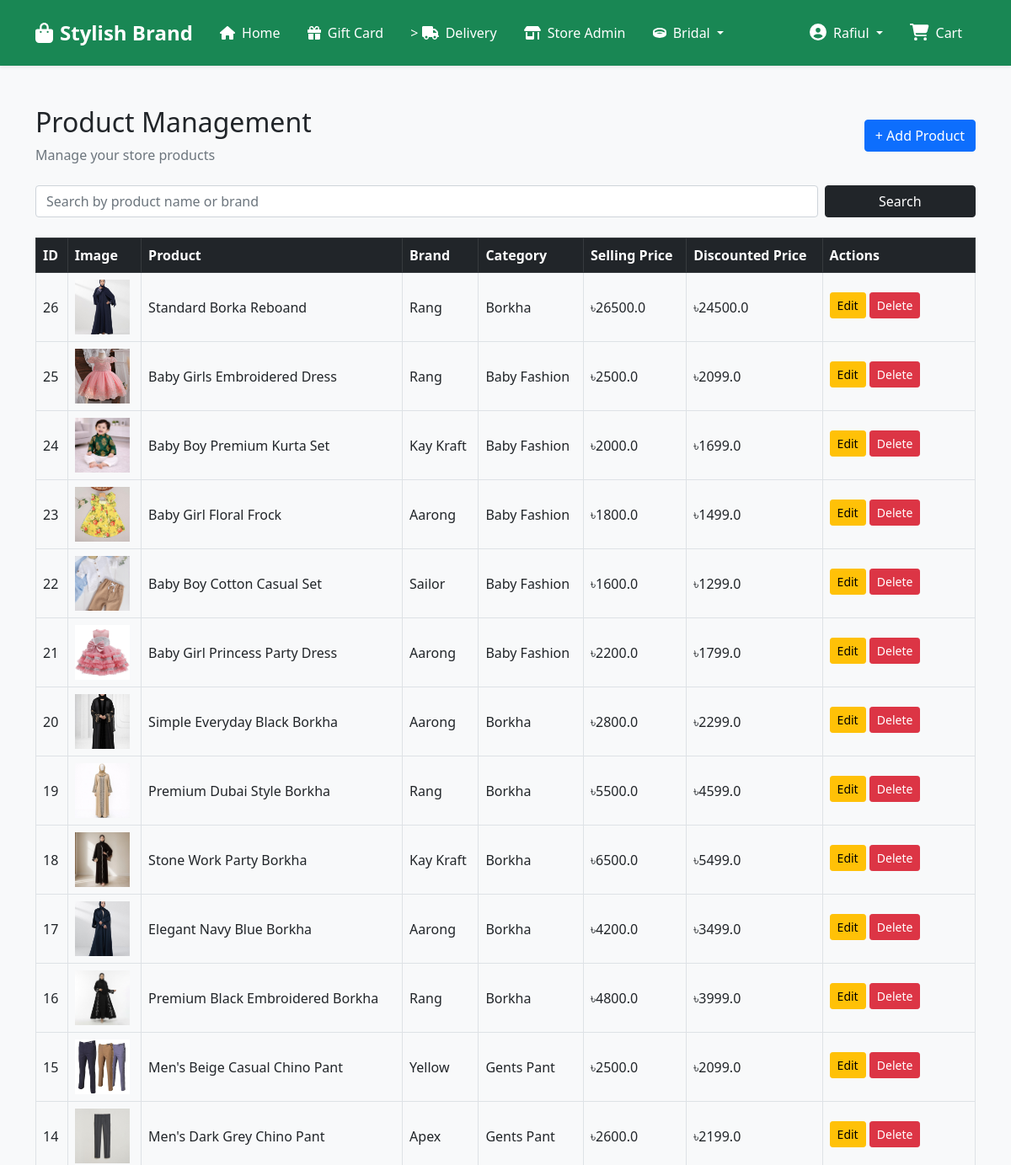
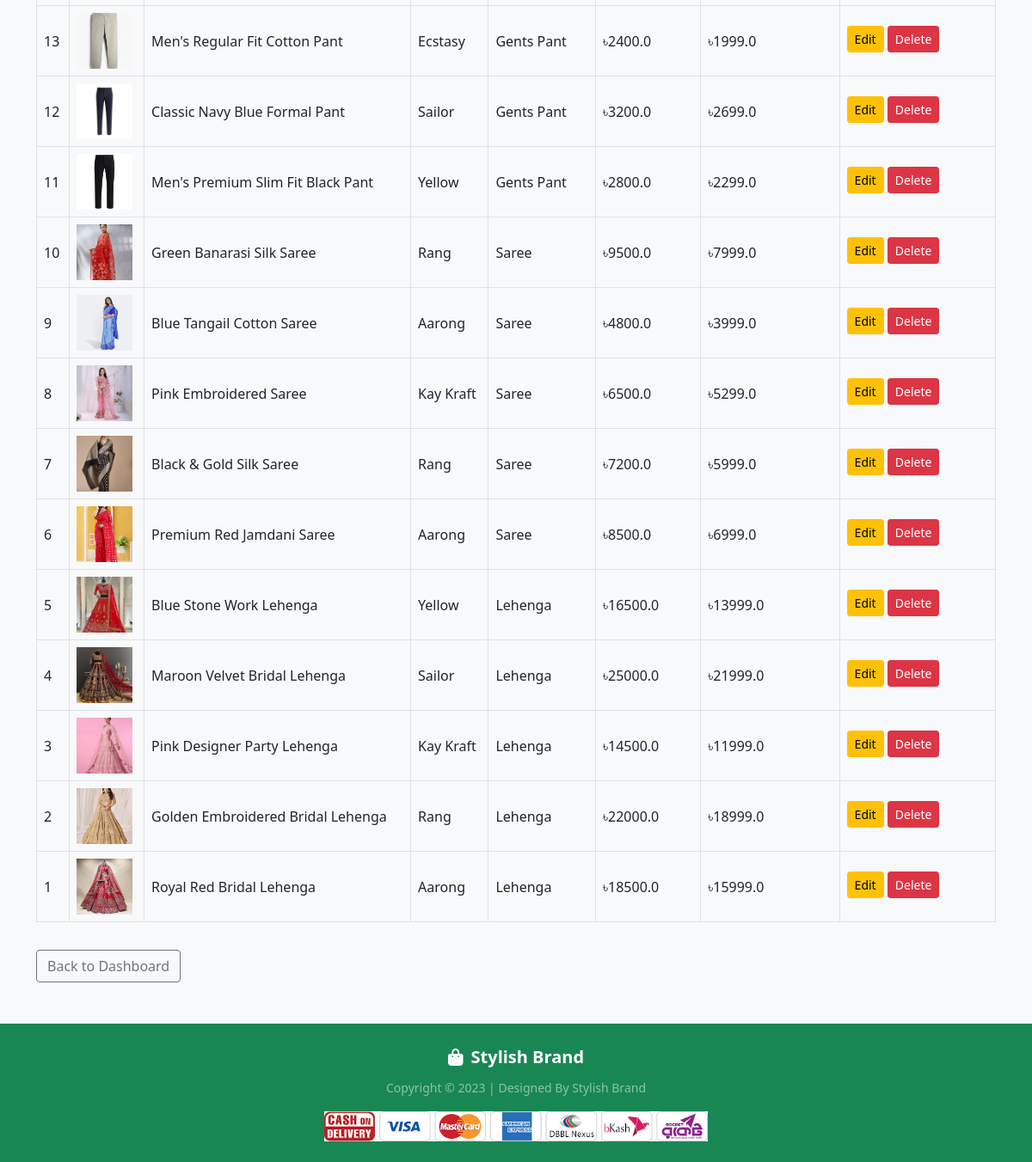
Page /store-admin/products/ (signed in) on the committed database (2 pictures, top to bottom).
### Shop/models.py (models this page shows, shortened)
class Product(models.Model):
    title = models.CharField(max_length=100)
    selling_price = models.FloatField()
    discounted_price = models.FloatField()
    description = models.TextField()
    brand = models.CharField(max_length=100)
    category = models.CharField(choices=CATEGORY_CHOICES, max_length=2)
    product_image = models.ImageField(upload_to="productimg")

### Shop/views.py (the view)
# urls.py: path("store-admin/products/", views.admin_product_list, name="admin_product_list"),
@login_required
@store_admin_required
def admin_product_list(request):
    products = Product.objects.all().order_by("-id")
    search_query = request.GET.get("q", "").strip()
    if search_query:
        products = products.filter(
            Q(title__icontains=search_query)
            | Q(brand__icontains=search_query)
        )
    context = {
        "products": products,
        "search_query": search_query,
    }
    return render(request, "Shop/admin_product_list.html", context)

### Shop/templates/Shop/admin_product_list.html (shortened to what this page needs)
{% extends 'Shop/base.html' %}
{% block main-content %}
<div class="container my-5">
    <div class="d-flex justify-content-between align-items-center mb-4">
        <div>
            <h2>Product Management</h2>
            <p class="text-muted mb-0">Manage your store products</p>
        </div>
        <a href="{% url 'admin_product_add' %}"
           class="btn btn-primary">
            + Add Product
        </a>
    </div>
    <form method="get" class="row g-2 mb-4">
        <div class="col-md-10">
            <input type="search"
                   name="q"
                   value="{{ search_query }}"
                   class="form-control"
                   placeholder="Search by product name or brand">
        </div>
        <div class="col-md-2 d-grid">
            <button type="submit" class="btn btn-dark">
                Search
            </button>
        </div>
    </form>
    <div class="table-responsive">
        <table class="table table-bordered table-hover align-middle">
            <thead class="table-dark">
                <tr>
                    <th>ID</th>
                    <th>Image</th>
                    <th>Product</th>
                    <th>Brand</th>
                    <th>Category</th>
                    <th>Selling Price</th>
                    <th>Discounted Price</th>
                    <th style="min-width: 170px;">Actions</th>
                </tr>
            </thead>
            <tbody>
                {% for product in products %}
                <tr>
                    <td>{{ product.id }}</td>
                    <td>
                        {% if product.product_image %}
                            <img src="{{ product.product_image.url }}"
                                 alt="{{ product.title }}"
                                 style="width:65px;height:65px;object-fit:cover;">
                        {% else %}
                            No image
                        {% endif %}
                    </td>
                    <td>{{ product.title }}</td>
                    <td>{{ product.brand }}</td>
                    <td>{{ product.get_category_display }}</td>
                    <td>৳{{ product.selling_price }}</td>
                    <td>৳{{ product.discounted_price }}</td>
                    <td>
                        <a href="{% url 'admin_product_edit' product.pk %}"
                           class="btn btn-sm btn-warning mb-1">
                            Edit
                        </a>
                        <form method="post"
                              action="{% url 'admin_product_delete' product.pk %}"
                              class="d-inline"
                              onsubmit="return confirm('Are you sure you want to delete this product?');">
                            <button type="submit"
                                    class="btn btn-sm btn-danger mb-1">
                                Delete
                            </button>
                        </form>
                    </td>
                </tr>
                {% empty %}
                <tr>
                    <td colspan="8" class="text-center py-4">
                        No products found.
                    </td>
                </tr>
                {% endfor %}
            </tbody>
        </table>
    </div>
    <a href="{% url 'store_admin_dashboard' %}"
       class="btn btn-outline-secondary mt-3">
        Back to Dashboard
    </a>
</div>
{% endblock main-content %}

### Shop/templates/Shop/base.html (shortened to what this page needs)
<!doctype html>
{% load static %}
<html lang="en">
    <head>
        <link
            href="https://cdn.jsdelivr.net/npm/bootstrap@5.0.0-beta1/dist/css/bootstrap.min.css"
            rel="stylesheet"
>
        <link rel="stylesheet"
            href="{% static 'Shop/css/owl.carousel.min.css' %}">
        <link rel="stylesheet" href="{% static 'Shop/css/all.min.css' %}">
        <link rel="stylesheet" href="{% static 'Shop/css/style.css' %}">
    </head>
    <body class="bg-light">
        <nav
            class="navbar navbar-expand-lg navbar-dark bg-success shadow-sm py-3">
            <div class="container">
                <a class="navbar-brand fw-bold fs-4 d-flex align-items-center"
                    href="/">
                    <i class="fas fa-shopping-bag me-2"></i>
                    Stylish Brand
                </a>
                <div class="collapse navbar-collapse"
                    id="navbarSupportedContent">
                    <ul
                        class="navbar-nav me-auto mb-2 mb-lg-0 align-items-lg-center">
                        <li class="nav-item">
                            <a class="nav-link active fw-semibold px-3"
                                href="/">
                                <i class="fas fa-home me-1"></i>
                                Home
                            </a>
                        </li>
                        <li class="nav-item">
                            <a class="nav-link active fw-semibold px-3"
                                href=" {% url 'gift_card_page' %}">
                                <i class="fas fa-gift me-1"></i>
                                Gift Card
                            </a>
                        </li>
                        <li class="nav-item">
                            <a class="nav-link active fw-semibold px-3"
                                href="{% url 'orders' %}">>
                                <i class="fas fa-truck me-1"></i>
                                Delivery
                            </a>
                        </li>
                        {% if user.is_authenticated %}
                        {% if user.is_superuser %}
                        <li class="nav-item">
                            <a class="nav-link active fw-semibold px-3"
                                href="{% url 'store_admin_dashboard' %}">
                                <i class="fas fa-store-alt me-1"></i>
                                Store Admin
                            </a>
                        </li>
                        {% endif %}
                        {% endif %}
                        <li class="nav-item dropdown">
                            <a
                                class="nav-link dropdown-toggle text-white fw-semibold px-3"
                                href="#"
                                id="bridalDropdown"
                                role="button"
                                data-bs-toggle="dropdown"
                                aria-expanded="false">
                                <i class="fas fa-ring me-1"></i>
                                Bridal
                            </a>
                        </li>
                    </ul>
                    <div>
                        <ul
                            class="navbar-nav mb-2 mb-lg-0 align-items-lg-center">
                            {% if request.user.is_authenticated %}
                            <li class="nav-item dropdown mx-lg-2">
                                <a
                                    class="nav-link dropdown-toggle text-white fw-semibold"
                                    href="#"
                                    id="profileDropdown"
                                    role="button"
                                    data-bs-toggle="dropdown"
                                    aria-expanded="false">
                                    <i class="fas fa-user-circle me-1 fs-5"></i>
                                    {{ request.user.username|capfirst }}
                                </a>
                            </li>
                            <li class="nav-item mx-lg-2">
                                <a href="{% url 'showcart' %}"
                                    class="nav-link text-white fw-semibold position-relative">
                                    <i
                                        class="fas fa-shopping-cart fs-5 me-1"></i>
                                    Cart
                                </a>
                            </li>
                            {% endif %}
                        </ul>
                    </div>
                </div>
            </div>
        </nav>
        {% block main-content %}
        {% endblock main-content %}
        <footer
            class="container-fluid bg-success text-center text-white py-4 mt-5 shadow-sm">
            <div class="container">
                <div class="mb-2">
                    <span class="fw-bold fs-5">
                        <i class="fas fa-shopping-bag me-1"></i>
                        Stylish Brand
                    </span>
                </div>
                <small class="text-white-50">
                    Copyright &copy; 2023 |
                    Designed By Stylish Brand
                </small>
                <div class="mt-3">
                    <img src="{% static 'Shop/images/paymentlogo.png' %}"
                        alt="Payment Methods"
                        class="img-fluid"
                        style="max-height: 35px;">
                </div>
            </div>
        </footer>
    </body>
</html>

### rows in the picture
Product: id "26", product_image (picture), title "Standard Borka Reboand", brand "Rang", category "Borkha", selling_price "26500.0", discounted_price "24500.0"
Product: id "25", product_image (picture), title "Baby Girls Embroidered Dress", brand "Rang", category "Baby Fashion", selling_price "2500.0", discounted_price "2099.0"
Product: id "24", product_image (picture), title "Baby Boy Premium Kurta Set", brand "Kay Kraft", category "Baby Fashion", selling_price "2000.0", discounted_price "1699.0"
Product: id "23", product_image (picture), title "Baby Girl Floral Frock", brand "Aarong", category "Baby Fashion", selling_price "1800.0", discounted_price "1499.0"
Product: id "22", product_image (picture), title "Baby Boy Cotton Casual Set", brand "Sailor", category "Baby Fashion", selling_price "1600.0", discounted_price "1299.0"
Product: id "21", product_image (picture), title "Baby Girl Princess Party Dress", brand "Aarong", category "Baby Fashion", selling_price "2200.0", discounted_price "1799.0"
Product: id "20", product_image (picture), title "Simple Everyday Black Borkha", brand "Aarong", category "Borkha", selling_price "2800.0", discounted_price "2299.0"
Product: id "19", product_image (picture), title "Premium Dubai Style Borkha", brand "Rang", category "Borkha", selling_price "5500.0", discounted_price "4599.0"
Product: id "18", product_image (picture), title "Stone Work Party Borkha", brand "Kay Kraft", category "Borkha", selling_price "6500.0", discounted_price "5499.0"
Product: id "17", product_image (picture), title "Elegant Navy Blue Borkha", brand "Aarong", category "Borkha", selling_price "4200.0", discounted_price "3499.0"
Product: id "16", product_image (picture), title "Premium Black Embroidered Borkha", brand "Rang", category "Borkha", selling_price "4800.0", discounted_price "3999.0"
Product: id "15", product_image (picture), title "Men's Beige Casual Chino Pant", brand "Yellow", category "Gents Pant", selling_price "2500.0", discounted_price "2099.0"
Product: id "14", product_image (picture), title "Men's Dark Grey Chino Pant", brand "Apex", category "Gents Pant", selling_price "2600.0", discounted_price "2199.0"
Product: id "13", product_image (picture), title "Men's Regular Fit Cotton Pant", brand "Ecstasy", category "Gents Pant", selling_price "2400.0", discounted_price "1999.0"
Product: id "12", product_image (picture), title "Classic Navy Blue Formal Pant", brand "Sailor", category "Gents Pant", selling_price "3200.0", discounted_price "2699.0"
Product: id "11", product_image (picture), title "Men's Premium Slim Fit Black Pant", brand "Yellow", category "Gents Pant", selling_price "2800.0", discounted_price "2299.0"
Product: id "10", product_image (picture), title "Green Banarasi Silk Saree", brand "Rang", category "Saree", selling_price "9500.0", discounted_price "7999.0"
Product: id "9", product_image (picture), title "Blue Tangail Cotton Saree", brand "Aarong", category "Saree", selling_price "4800.0", discounted_price "3999.0"
Product: id "8", product_image (picture), title "Pink Embroidered Saree", brand "Kay Kraft", category "Saree", selling_price "6500.0", discounted_price "5299.0"
Product: id "7", product_image (picture), title "Black & Gold Silk Saree", brand "Rang", category "Saree", selling_price "7200.0", discounted_price "5999.0"
Product: id "6", product_image (picture), title "Premium Red Jamdani Saree", brand "Aarong", category "Saree", selling_price "8500.0", discounted_price "6999.0"
Product: id "5", product_image (picture), title "Blue Stone Work Lehenga", brand "Yellow", category "Lehenga", selling_price "16500.0", discounted_price "13999.0"
Product: id "4", product_image (picture), title "Maroon Velvet Bridal Lehenga", brand "Sailor", category "Lehenga", selling_price "25000.0", discounted_price "21999.0"
Product: id "3", product_image (picture), title "Pink Designer Party Lehenga", brand "Kay Kraft", category "Lehenga", selling_price "14500.0", discounted_price "11999.0"
Product: id "2", product_image (picture), title "Golden Embroidered Bridal Lehenga", brand "Rang", category "Lehenga", selling_price "22000.0", discounted_price "18999.0"
Product: id "1", product_image (picture), title "Royal Red Bridal Lehenga", brand "Aarong", category "Lehenga", selling_price "18500.0", discounted_price "15999.0"

### other values in the picture
{{ request.user.username|capfirst }} "Rafiul"
